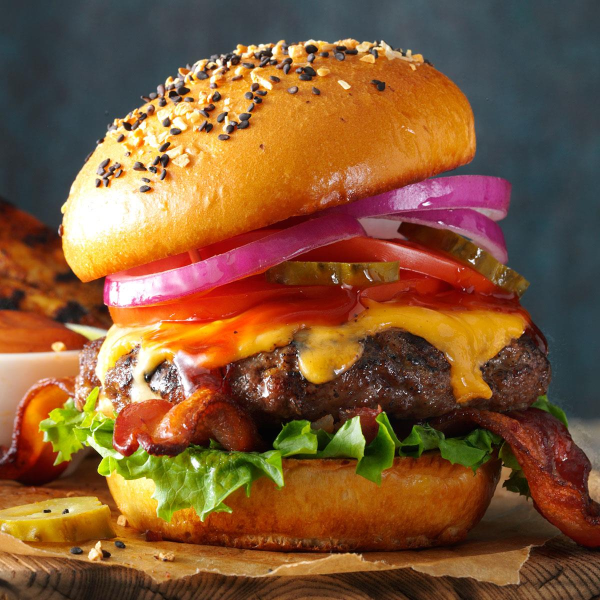
#> input picture pretrainedCNNs/burger.jpg, 1200 x 1200 px (shown at 1/2 size)
$ python knn.py --dataset ../pretrainedCNNs
#> lines starting #> are read from the running program, lines starting #| are printed output that depends on the picture
### Image-Processing/SimpleDatasetLoader.py
import numpy as np
import cv2
import os

class SimpleDatasetLoader:
    def __init__(self, preprocessors=None):
        self.preprocessors = preprocessors

        if self.preprocessors is None:
            self.preprocessors = []

    def load(self, imagePaths, verbose=-1):
#> called with verbose = 500
        data = []
        labels = []

        for (i, imagePath) in enumerate(imagePaths):
            image = cv2.imread(imagePath)
#> image is the input picture: shape (1200, 1200, 3); mean B, G, R 53.1, 88.4, 130
            label = imagePath.split(os.path.sep)[-2]

            if self.preprocessors is not None:
                for p in self.preprocessors:
                    image = p.preporcess(image)
#> this loop made 1 pass
#> pass 1, in load, `image = p.preporcess(image)`:
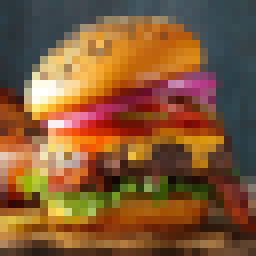
#> image: shape (32, 32, 3) (shown 8 times larger); mean B, G, R 53.1, 88.5, 130.1

            data.append(image)
            labels.append(label)

            if verbose > 0 and i > 0 and (i + 1) % verbose == 0:
                print('[INFO] processed {}/{}'.format(i + 1, len(imagePaths)))

        return (np.array(data), np.array(labels))

### Image-Processing/SimplePreprocessor.py
import cv2

class SimplePreprocessor:
    def __init__(self, wid, hei, inter=cv2.INTER_AREA):
        self.wid = wid
        self.hei = hei
        self.inter = inter

    def preporcess(self, image):
        return cv2.resize(image, (self.wid, self.hei), interpolation=self.inter)

### Image-Processing/knn.py
from sklearn.neighbors import KNeighborsClassifier
from sklearn.preprocessing import LabelEncoder
from sklearn.model_selection import train_test_split
from sklearn.metrics import classification_report
from SimpleDatasetLoader import SimpleDatasetLoader
from SimplePreprocessor import SimplePreprocessor
from imutils import paths
import argparse

ap = argparse.ArgumentParser()
ap.add_argument("-d", "--dataset", required=True, help="path to input dataset")
ap.add_argument("-k", "--neighbors", type=int, default=1, help="# of nearest neighbord for classification")
ap.add_argument("-j", "--jobs", type=int, default=-1, help="# of jobs for k-NN distance (-1 uses all available cores)")
args = vars(ap.parse_args())

print("[INFO] loading images...")
imagePaths = list(paths.list_images(args["dataset"]))

sp = SimplePreprocessor(32, 32)
sdl = SimpleDatasetLoader(preprocessors=[sp])
(data, labels) = sdl.load(imagePaths, verbose=500)
data = data.reshape((data.shape[0], 3072))

print("[INFO] features matrix: {:.1f}MB".format(data.nbytes / (1024 * 1000.0)))
#| [INFO] features matrix: 0.0MB

le = LabelEncoder()
labels = le.fit_transform(labels)
#> labels = [0]

#> (the run stopped early here; a loop or call above may not have finished)
